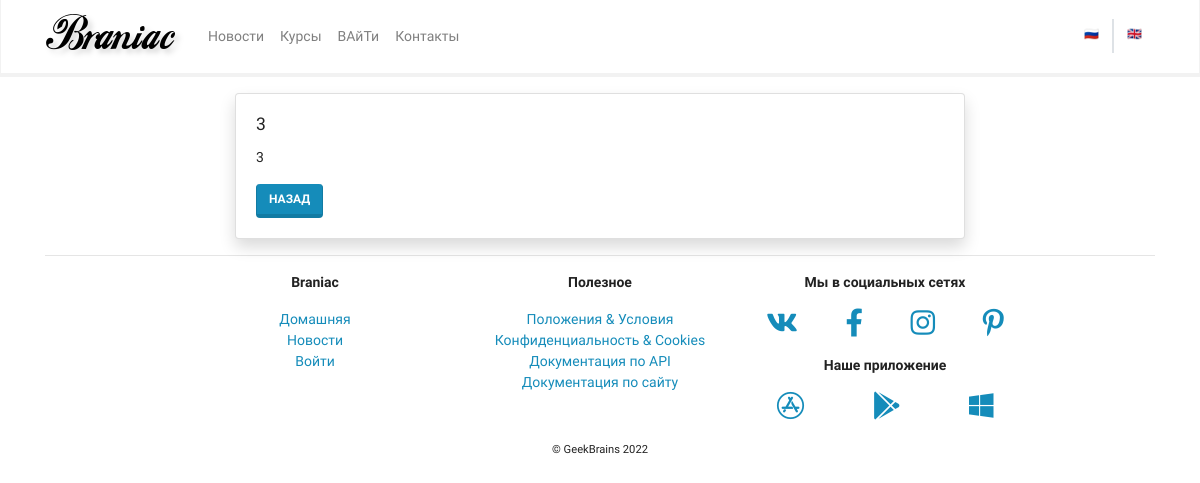
The app's page /news/4/detail/, older data.
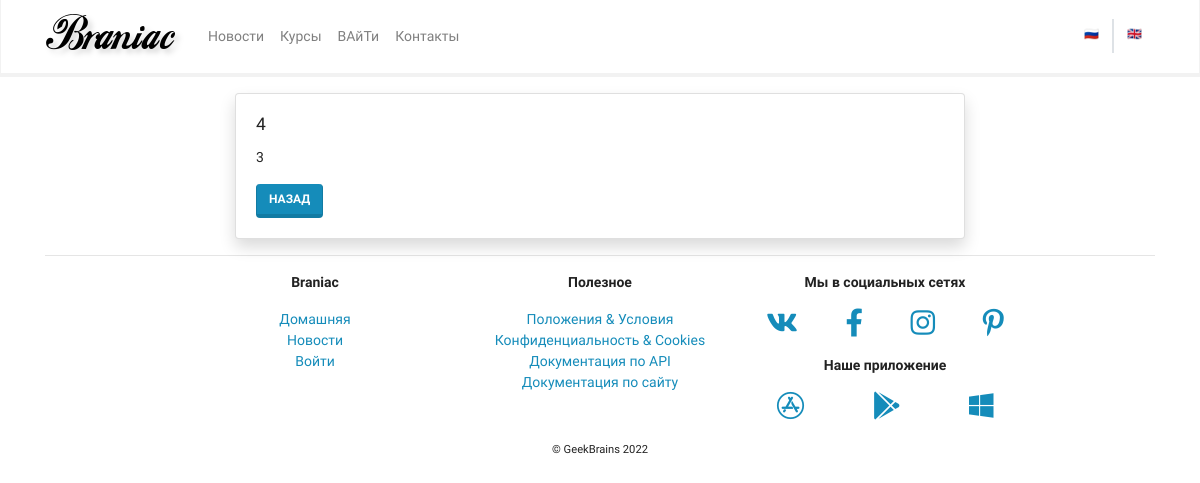
The same page, newer data.
### mainapp/models.py (models this page shows, shortened)
class BaseModel(models.Model):
    created_at = models.DateField(auto_now_add=True, verbose_name='Создан')
    update_at = models.DateTimeField(auto_now=True, verbose_name='Обновлен')
    deleted = models.BooleanField(default=False, verbose_name='Удалено')
    class Meta:
        abstract = True
        ordering = ('-created_at')

class News(BaseModel):
    title = models.CharField(max_length=256, verbose_name='Заголовок')
    preamble = models.CharField(max_length=1024, verbose_name='Интро')
    body = models.TextField(verbose_name='Содержимое')
    body_as_markdown = models.BooleanField(default=False, verbose_name='Разметка в формате марк...')
    class Meta:
        verbose_name = _("News")
        verbose_name_plural = _("News")

### mainapp/views.py (the view)
# urls.py: path('news/<int:pk>/detail/', views.NewsDetailView.as_view(), name='news_detail'),
class NewsDetailView(DetailView):
    model = News

### mainapp/context_processor.py (called while the page is built)
def my_context_processor(request):
    return {
        'foo': 'bar'
    }

### mainapp/templates/mainapp/news_detail.html (shortened to what this page needs)
{% extends 'mainapp/base.html' %}
{% block content %}
<div class="row justify-content-center pt-3">
    <div class="col-md-12 col-lg-8">
        <div class="card shadow">
            <div class="card-body">
                <h5 class="card-title">{{ object.title }}</h5>
                <p class="card-text">
                    {{ object.body }}
                </p>
                <a href="{% url 'mainapp:news' %}" class="btn btn-primary">Назад</a>
            </div>
        </div>
    </div>
</div>
{% endblock content %}

Row changes from the older to the newer data that the page shows:
changed News: title "3" → "4"
